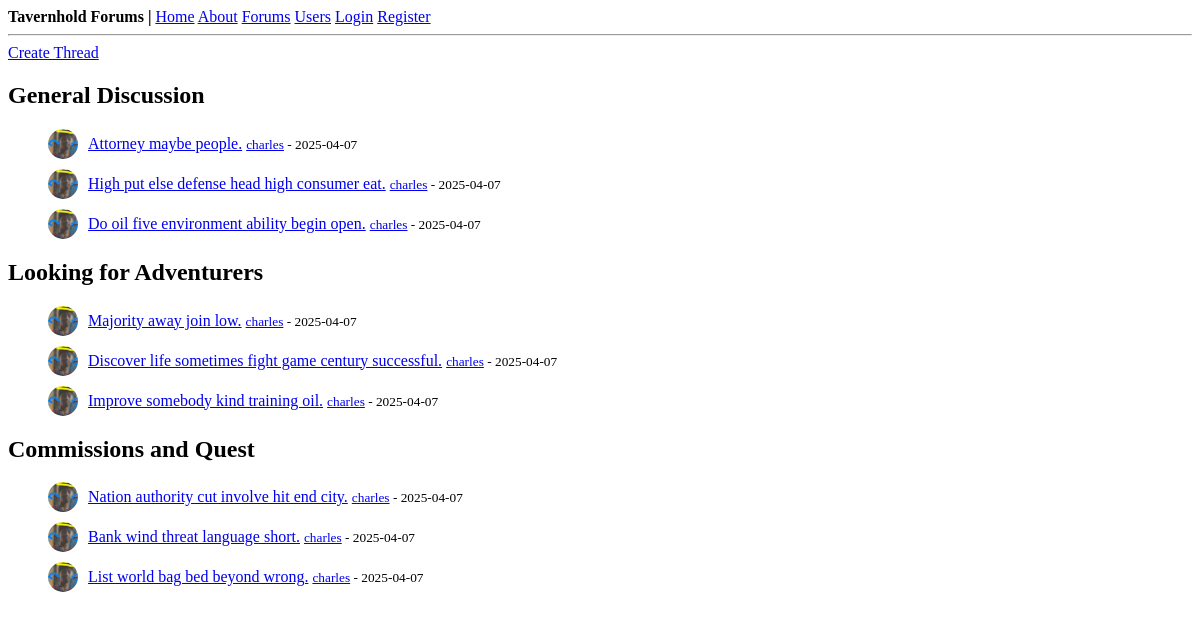
The page /home on the database its author committed.
### thforums/models.py (models this page shows, shortened)
class Thread(db.Model):
    id = db.Column(db.Integer, primary_key=True)  # unique id for each thread
    title = db.Column(db.String(100), nullable=False)  # thread title
    date_posted = db.Column(db.DateTime, nullable=False, default=datetime.utcnow)  # timestamp of thread creation
    content = db.Column(db.Text, nullable=False)  # thread content
    user_id = db.Column(db.Integer, db.ForeignKey("user.id"), nullable=False)  # foreign key linking to the user who created the thread
    category = db.Column(db.String(50), nullable=False)  # category of the thread
    replies = db.relationship("Reply", backref="thread", lazy=True)  # relationship to replies in the thread
    edited = db.Column(db.Boolean, default=False)  # flag to indicate if the thread was edited
    last_edited = db.Column(db.DateTime)  # timestamp of the last edit

class User(db.Model, UserMixin):
    id = db.Column(db.Integer, primary_key=True)  # unique id for each user
    username = db.Column(db.String(20), unique=True, nullable=False)  # username must be unique
    email = db.Column(db.String(120), unique=True, nullable=False)  # email must be unique
    image_file = db.Column(db.String(20), nullable=False, default="default.png")  # profile picture
    password = db.Column(db.String(60), nullable=False)  # hashed password
    gender = db.Column(db.String(10), nullable=True)  # gender field
    birthdate = db.Column(db.Date, nullable=True)  # birthdate field
    bio = db.Column(db.Text, nullable=True)  # bio field
    threads = db.relationship("Thread", backref="author", lazy=True)  # relationship to threads created by the user
    replies = db.relationship("Reply", backref="author", lazy=True)  # relationship to replies made by the user

### thforums/routes.py (the view)
@app.route("/")
@app.route("/home")
def home():
    categories = ["General Discussion", "Looking for Adventurers", "Commissions and Quest"]  # predefined categories
    latest_threads = {category: Thread.query.filter_by(category=category).order_by(Thread.date_posted.desc()).limit(3).all() for category in categories}
    return render_template("home.html", title="Home", latest_threads=latest_threads)

### thforums/templates/home.html
{% extends 'layout.html' %}
{% block content %}
    <div>
        <a href="{{ url_for('new_thread') }}" class="button">Create Thread</a>
    </div>
    {% for category, threads in latest_threads.items() %}
        <h2>{{ category }}</h2>
        {% if threads %}
            <ul>
                {% for thread in threads %}
                    <li class="thread-list-item">
                        <img src="{{ url_for('static', filename='profile_pics/' + thread.author.image_file) }}"
                                alt="Profile Picture"
                                class="thread-pic">
                        <div>
                            <a href="{{ url_for('view_thread', thread_id=thread.id) }}">{{ thread.title }}</a>
                            <small><a href="{{ url_for('user_profile', username=thread.author.username) }}">{{ thread.author.username }}</a> - {{ thread.date_posted.strftime('%Y-%m-%d') }}</small>
                        </div>
                    </li>
                {% endfor %}
            </ul>
        {% else %}
            <p>No threads available in this category.</p>
        {% endif %}
    {% endfor %}
{% endblock %}

### thforums/templates/layout.html (shortened to what this page needs)
<!DOCTYPE html>
<html lang="en">
<head>
	<link rel="stylesheet" href="{{ url_for('static', filename='styles.css') }}">
</head>
<body>
<div>
	<b>Tavernhold Forums | </b>
	<a href={{ url_for("home") }}>Home</a>
	<a href={{ url_for("about") }}>About</a>
	<a href={{ url_for("forums") }}>Forums</a>
	<a href={{ url_for("list_users") }}>Users</a>
	{% if current_user.is_authenticated %}
			<a href={{ url_for("profile") }}>Profile</a>
			<a href={{ url_for("logout") }}>Logout</a>
	{% else %}
		<a href={{ url_for("login") }}>Login</a>
		<a href={{ url_for("register") }}>Register</a>
	{% endif %}
	<hr>
</div>
	{% block content %}{% endblock %}
</body>
</html>

### thforums/static/styles.css (style rules this page uses)
.thread-pic { width: 30px; height: 30px; border-radius: 50%; margin-right: 10px; }
.thread-list-item { display: flex; align-items: center; margin-bottom: 10px; }

### rows shown on the page
Thread: image_file (picture), title "Attorney maybe people.", author.username "charles", date_posted "2025-04-07"
Thread: image_file (picture), title "High put else defense head high consumer eat.", author.username "charles", date_posted "2025-04-07"
Thread: image_file (picture), title "Do oil five environment ability begin open.", author.username "charles", date_posted "2025-04-07"
Thread: image_file (picture), title "Majority away join low.", author.username "charles", date_posted "2025-04-07"
Thread: image_file (picture), title "Discover life sometimes fight game century successful.", author.username "charles", date_posted "2025-04-07"
Thread: image_file (picture), title "Improve somebody kind training oil.", author.username "charles", date_posted "2025-04-07"
Thread: image_file (picture), title "Nation authority cut involve hit end city.", author.username "charles", date_posted "2025-04-07"
Thread: image_file (picture), title "Bank wind threat language short.", author.username "charles", date_posted "2025-04-07"
Thread: image_file (picture), title "List world bag bed beyond wrong.", author.username "charles", date_posted "2025-04-07"

### other values the page prints
{{ category }} "General Discussion" "Looking for Adventurers" "Commissions and Quest"
